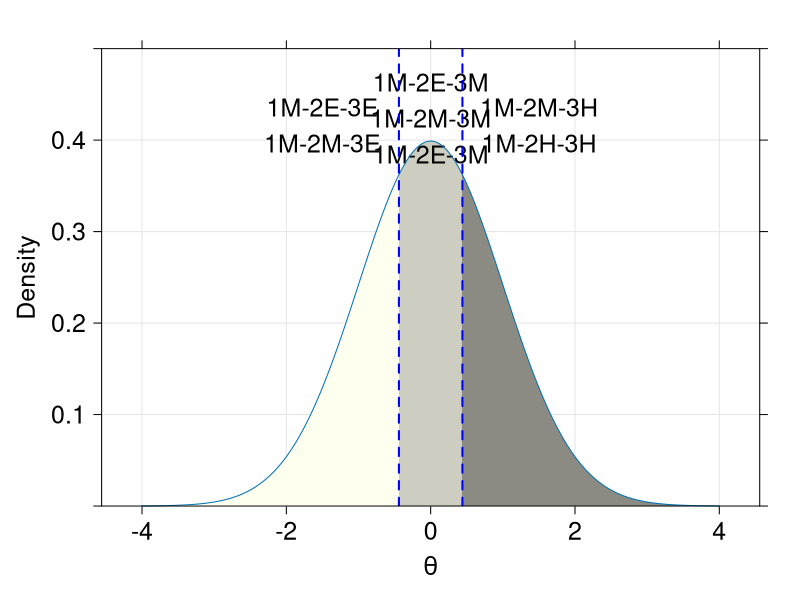
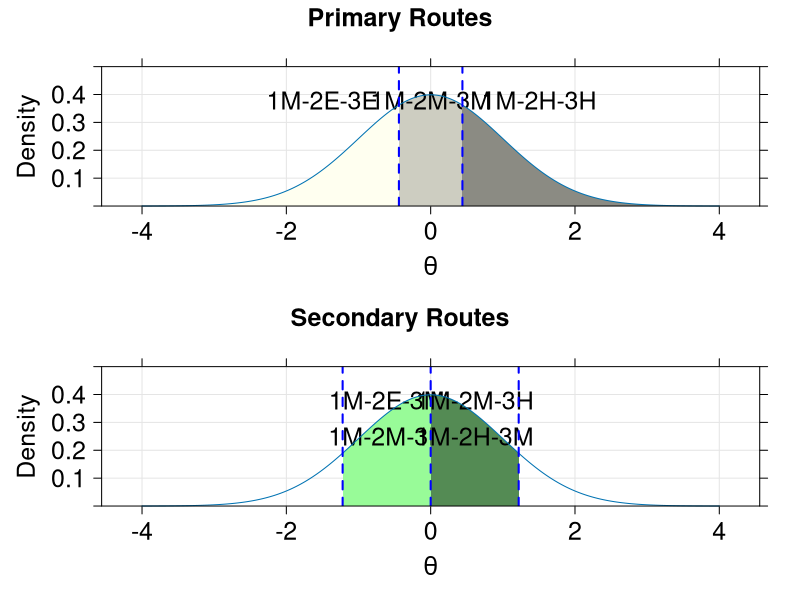

The R script that drew these images, in order:
library(lattice)
library(latticeExtra)
library(gridExtra)

## ------------------------------------------------------------------------------
## 1. Plot for an illustration of Luo and Kim (2018, p. 256)
# set theta values and densities
theta <- seq(-4, 4, by = 0.01)            # Data to set up out normal
dens <- dnorm(theta, 0, 1)

# set a panel function 
panel.fun <- function(x, y, ...) {

  panel.grid(h=-1, v=-1)  
  
  xx1 <- c(-4, x[x>=-4 & x<=-.44], -.44)         #Color area
  yy1 <- c(0, dens[x>=-4 & x<=-.44], 0) 
  panel.xyarea(xx1, yy1, col="ivory", border=NA, lty=1)
  ltext(x=-1.5, y=0.5, labels=paste0("1M-2E-3E", "\n", "1M-2M-3E"), pos=1, offset=2, cex=1.5)   
  
  xx2 <- c(-.44, x[x>=-.44 & x<=.44], .44)         #Color area
  yy2 <- c(0, dens[x>=-.44 & x<=.44], 0) 
  panel.xyarea(xx2, yy2, col="ivory3", border=NA, lty=1)
  ltext(x=0, y=0.5, labels=paste0("1M-2E-3M", "\n", "1M-2M-3M", "\n", "1M-2E-3M"), pos=1, offset=1, cex=1.5)   
  
  xx3 <- c(.44, x[x>=.44 & x<=4], 4)         #Color area
  yy3 <- c(0, dens[x>=.44 & x<=4], 0) 
  panel.xyarea(xx3, yy3, col="ivory4", border=NA, lty=1)
  ltext(x=1.5, y=0.5, labels=paste0("1M-2M-3H", "\n", "1M-2H-3H"), pos=1, offset=2, cex=1.5)   
  
  panel.xyplot(x, y, ...)
  panel.abline(v=c(-.44, .44), col="blue", lty=2, lwd=2, reference = FALSE)
  
}

# Lattice xyplot
p <- xyplot(dens ~ theta,                   
       type = "l",
       ylim=c(0, 0.5),
       xlab=list(label=expression(theta), cex=1.5),
       ylab=list(label="Density", cex=1.5),
       scales=list(cex=c(1.5, 1.5)),
       panel = panel.fun
)

# print out a plot
print(p)

## ------------------------------------------------------------------------------
## 2. Plot for an illustration of the modified mapping strategy
# set theta values and densities
theta <- seq(-4, 4, by = 0.01)            # Data to set up out normal
dens <- dnorm(theta, 0, 1)

# set a panel function 
pfun.primary <- function(x, y, ...) {
  
  panel.grid(h=-1, v=-1)  
  
  xx1 <- c(-4, x[x>=-4 & x<=-.44], -.44)         #Color area
  yy1 <- c(0, dens[x>=-4 & x<=-.44], 0) 
  panel.xyarea(xx1, yy1, col="ivory", border=NA, lty=1)
  ltext(x=-1.5, y=0.5, labels="1M-2E-3E", pos=1, offset=1, cex=1.5)   
  
  xx2 <- c(-.44, x[x>=-.44 & x<=.44], .44)         #Color area
  yy2 <- c(0, dens[x>=-.44 & x<=.44], 0) 
  panel.xyarea(xx2, yy2, col="ivory3", border=NA, lty=1)
  ltext(x=0, y=0.5, labels="1M-2M-3M", pos=1, offset=1, cex=1.5)   
  
  xx3 <- c(.44, x[x>=.44 & x<=4], 4)         #Color area
  yy3 <- c(0, dens[x>=.44 & x<=4], 0) 
  panel.xyarea(xx3, yy3, col="ivory4", border=NA, lty=1)
  ltext(x=1.5, y=0.5, labels="1M-2H-3H", pos=1, offset=1, cex=1.5)   
  
  panel.xyplot(x, y, ...)
  panel.abline(v=c(-.44, .44), col="blue", lty=2, lwd=2, reference = FALSE)
  
}

pfun.secondary <- function(x, y, ...) {
  
  panel.grid(h=-1, v=-1)  
  
  xx1 <- c(-1.22, x[x>=-1.22 & x<=0], 0)         #Color area
  yy1 <- c(0, dens[x>=-1.22 & x<=0], 0) 
  panel.xyarea(xx1, yy1, col="palegreen", border=NA, lty=1)
  ltext(x=-0.61, y=0.5, labels=paste0("1M-2E-3M", "\n", "1M-2M-3E"), pos=1, offset=1, cex=1.5)   
  
  xx2 <- c(0, x[x>=0 & x<=1.22], 1.22)         #Color area
  yy2 <- c(0, dens[x>=0 & x<=1.22], 0) 
  panel.xyarea(xx2, yy2, col="palegreen4", border=NA, lty=1)
  ltext(x=0.61, y=0.5, labels=paste0("1M-2M-3H", "\n", "1M-2H-3M"), pos=1, offset=1, cex=1.5)   
  
  
  panel.xyplot(x, y, ...)
  panel.abline(v=c(-1.22, 0, 1.22), col="blue", lty=2, lwd=2, reference = FALSE)
  
}


# Lattice xyplot
p1 <- xyplot(dens ~ theta,                   
       type = "l",
       main=list(label="Primary Routes", cex=1.5),
       ylim=c(0, 0.5),
       xlab=list(label=expression(theta), cex=1.5),
       ylab=list(label="Density", cex=1.5),
       scales=list(cex=c(1.5, 1.5)),
       panel = pfun.primary
)

# Lattice xyplot
p2 <- xyplot(dens ~ theta,                   
       type = "l",
       main=list(label="Secondary Routes", cex=1.5),
       ylim=c(0, 0.5),
       xlab=list(label=expression(theta), cex=1.5),
       ylab=list(label="Density", cex=1.5),
       scales=list(cex=c(1.5, 1.5)),
       panel = pfun.secondary
)


# print out a plot
grid.arrange(p1, p2, ncol=1)
